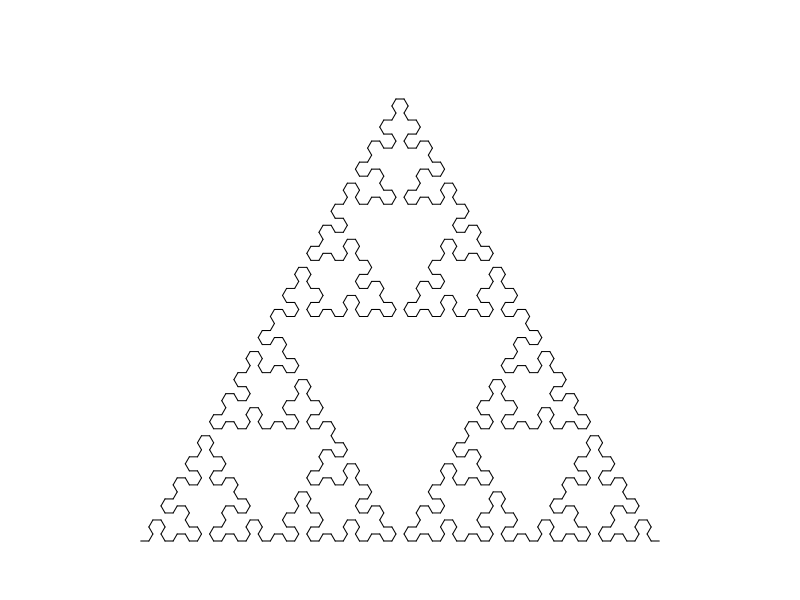
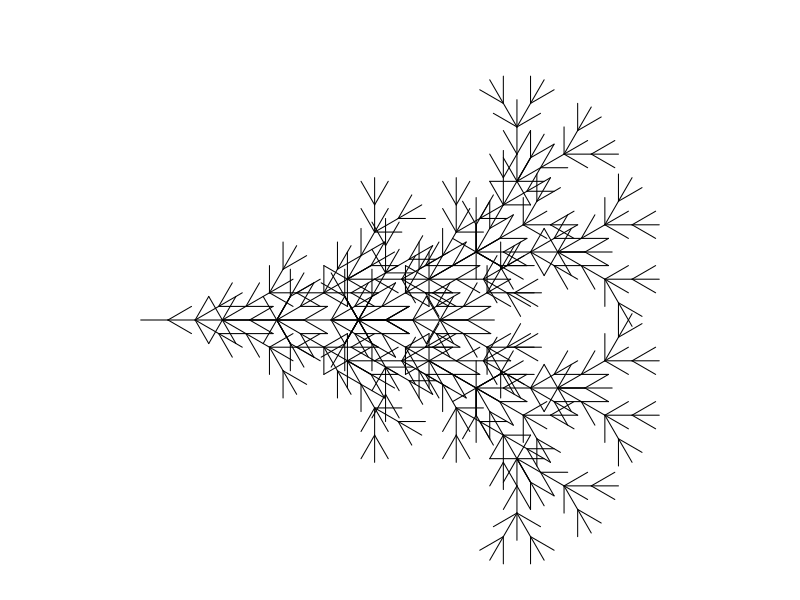
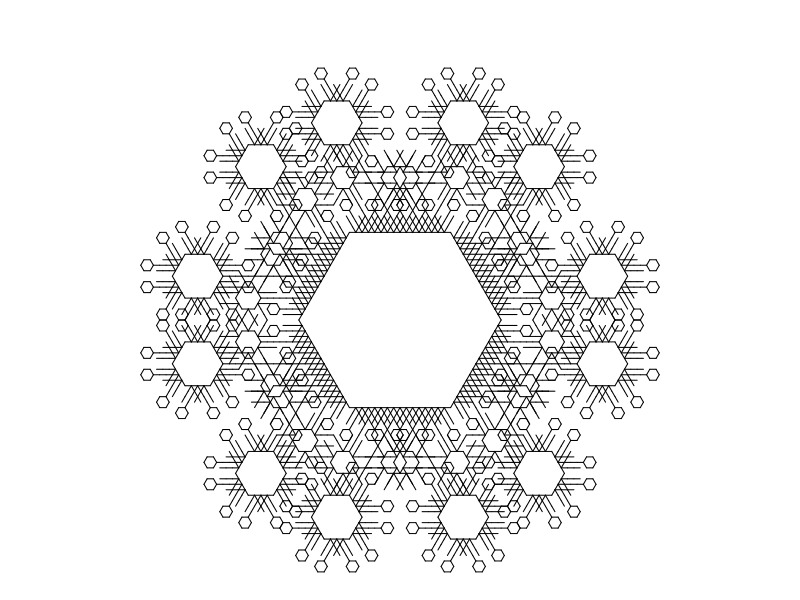
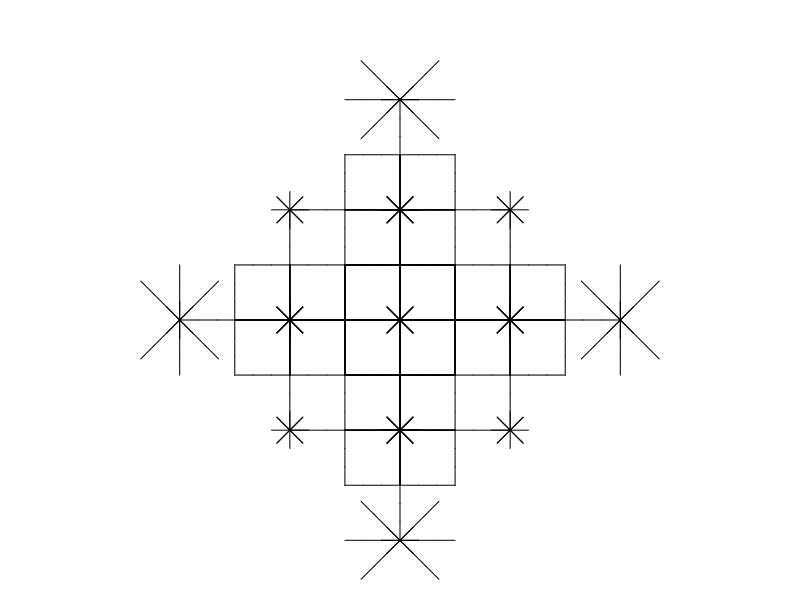
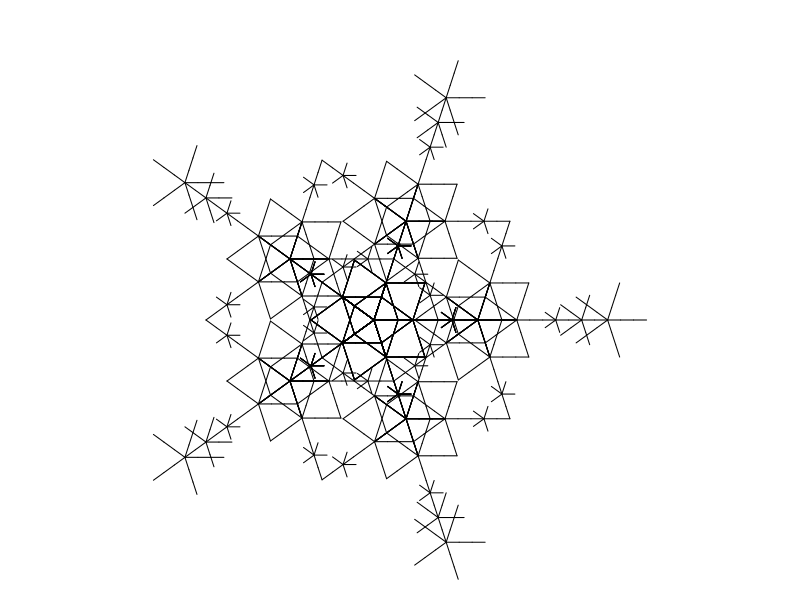
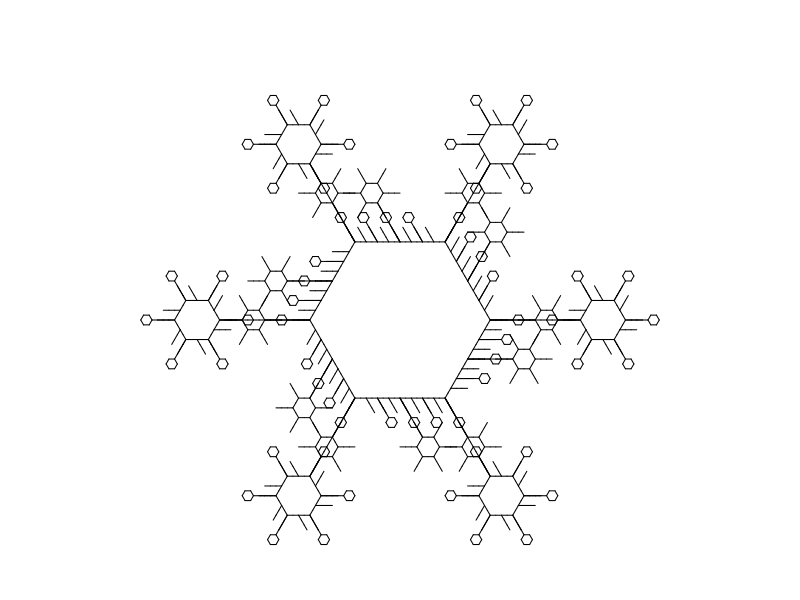
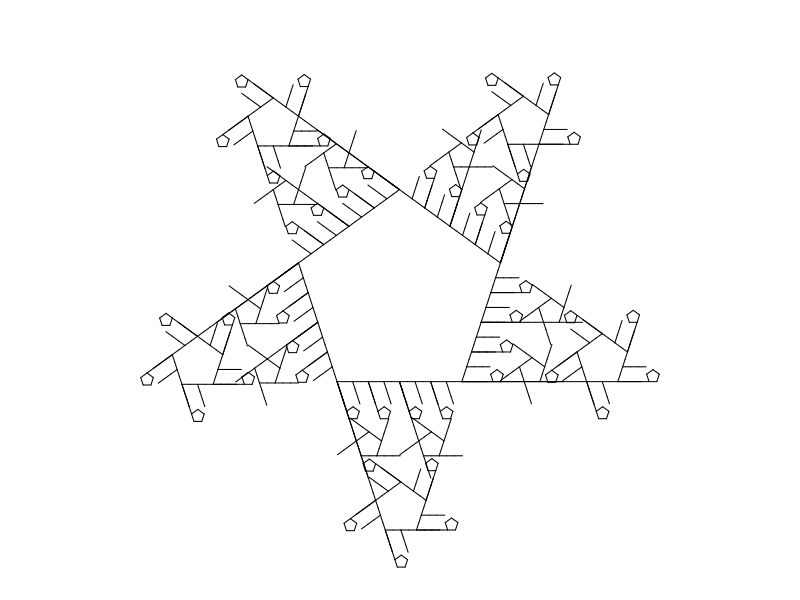
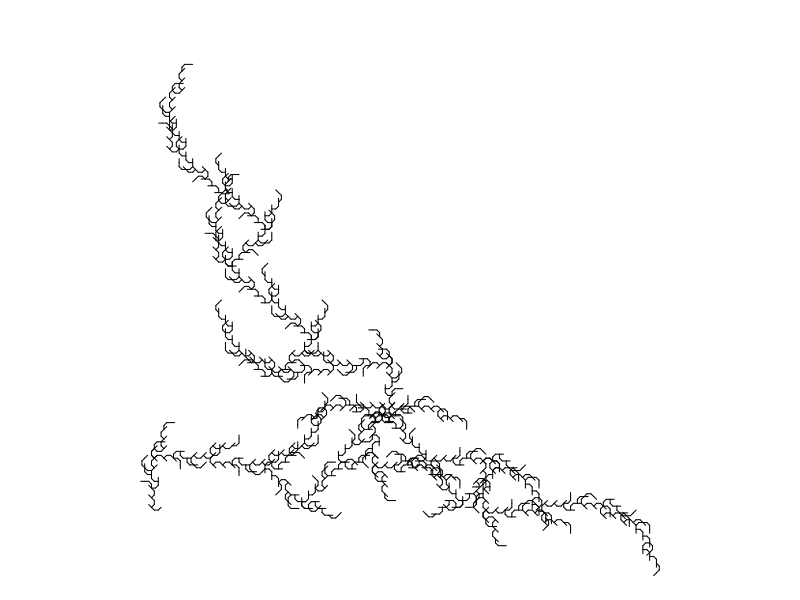

These figures' R source, in order:
## ---- chunk 1
g1 = list("A",
          list("A"="B-A-B",
               "B"="A+B+A"),
          6,
          60)
g2 = list("A",
          list("A"="A[+A][-A]B",
               "B"="[--B][++B]A"),
          5,
          30)
g3 = list("A",
          list("A"="-B+B+B+B+B+B",
               "B"="B[--CCA][-CCA]B",
               "C"="CC"),
          5,
          60)
g4 = list("A",
          list("A"="[----AAB][--AAB][++AAB]AAB",
               "B"="[-C][+C][--C][++C][---C][+++C]",
               "C"="CAB"),
          3,
          45)

g5 = list("A",
          list("A"="[-AAB][--AAB][+AAB][++AAB]AAB",
               "B"="[-C][+C][--C][++C]CA",
               "C"="CC"),
          3,
          72)

g6 = list("A",
          list("A"="-B+B+B+B+B+B",
               "B"="BB[-CCA]",
               "C"="CC"),
          5,
          60)

g7 = list("A",
          list("A"="B+B+B+B+B",
               "B"="[-CCA]BB",
               "C"="CC"),
          5,
          72)

g8 = list("A++++A",
          list("A"="+A-B-B[B]",
               "B"="-B+A+A[A]"),
          5,
          45)

g9 = list("A++A",
          list("A"="AB[-A][+A]",
               "B"="A"),
          6,
          90)

g10 = list("A+++A+++A+++A",
          list("A"="B--B",
               "B"="AA+++AA"),
          7,
          30)

g11 = list("A",
           list("A"="AB",
                "B"="A[++C][--C]",
                "C"="C[+C][-C]A"),
           7,
           45)

g12 = list("A",
           list("A"="X[-A][+A]AA",
                "X"="XX"),
           5,
           60)

g13 = list("A",
           list("A"="X[-A][+A]A",
                "X"="XX"),
           6,
           60)

g14 = list("A++++++.A",
           list("A"="B+B+B+B+B+B+B",
                "B"="B[-CCA][+CCA]",
                "C"="CC"),
           5,
           30)

g15 = list("A",
           list("A"="ABA",
                "B"="[-BAB][+BAB]"),
           6,
           90)

g16 = list("AA",
           list("A"="ABA",
                "B"="C[-BAB][+BAB]",
                "C"="CC"),
           5,
           90)

g17 = list("AA",
           list("A"="B-AA-B",
                "B"="A+B+A"),
                6,
                45)

g18 = list("AA",
           list("A"="B-AA-B",
                "B"="AB+B+A"),
                5,
                90)

g19 = list("AA",
           list("A"="B-AA-B",
                "B"="AB+B+AB"),
                5,
                90)

g20 = list("A++A++A++A",
           list("A"="B-CAC-B",
                "B"="AB-BA",
                "C"="CC"),
                5,
                135)

g21 = list("A.A",
           list("A"="BC",
                "B"="B[+C][-C]",
                "C"="CAD",
                "D"="DD[+D+D][-D-D]"),
                5,
                60)

g22 = list("A",
           list("A"="B-ABA-B",
                "B"="A+B+A"),
           6,
           72)

g23 = list("A",
           list("A"="B-ABA-B",
                "B"="A+B+A"),
           6,
           90)

g24 = list("A",
           list("A"="B-ABA-B",
                "B"="A+B+A"),
           6,
           120)

g25 = list("A",
           list("A"="B-ABA-B",
                "B"="A+B+A"),
           6,
           108)

g26 = list("A",
           list("A"="B-ABA-B",
                "B"="A+B+A"),
           4,
           135)

g27 = list("A++A++A++A",
           list("A"="B-ABA-B",
                "B"="A+BB+A"),
           4,
           135)

g28 = list("A",
           list("A"="A[+A][-A]B",
                "B"="A[--B][++B]B"),
           6,
           108)

g29 = list("A",
           list("A"="A[+A][-A]A[+B][-B]",
                "B"="A[--B][++B]B"),
           5,
           60)

g30 = list("A",
           list("A"="A[+A][-A]A[+B][-B]",
                "B"="A[--B][++B]B"),
           5,
           20)

g31 = list("A",
           list("A"="A[+A][-A]A[+B][-B]",
                "B"="A[----B][++++B]B"),
           5,
           45)

g32 = list("A",
           list("A"="A[++A][--A]A[+B][-B]",
                "B"="A[----B][++++B]B"),
           5,
           45)

g33 = list("A",
           list("A"="B++B++B++B++B",
                "B"="B[-CCC-CC-CCA][----CC-CCB]B",
                "C"="CC"),
           5,
           36)

g34 = list("A",
           list("A"="B++A++A++B",
                "B"="AB[A-CC-CC-CCA]BA",
                "C"="CC"),
           5,
           90)

g35 = list("A++++XA",
           list("A"="AA[-B][+B]B",
                "B"="[---ABC][+++ABC]",
                "C"="A[-CB][+CB]",
                "X"="XX"),
           5,
           45)

g36 = list("A+++XA",
           list("A"="AA[-B][+B]B",
                "B"="[--ABC][++ABC]",
                "C"="A[-CB][+CB]",
                "X"="XX"),
           5,
           60)

g37 = list("[A]+[A]+[A]+[A]+[A]+[A]",
           list("A"="AA[-B][+B]B",
                "B"="[-ABC][+ABC]",
                "C"="A[-CB][+CB]"),
           4,
           60)

g38 = list("[A]+[A]+[A]+[A]+[A]",
           list("A"="AA[-B][+B]B",
                "B"="[-ABC][+ABC]",
                "C"="A[-CB][+CB]"),
           4,
           72)

g39 = list("[A]+[A]+[A]+[A]",
           list("A"="AA[-B][+B]B",
                "B"="[-ABC][+ABC]",
                "C"="A[-CB][+CB]"),
           4,
           90)

g40 = list("[A]+[A]+[A]",
           list("A"="AA[-B][+B]B",
                "B"="[-ABC][+ABC]",
                "C"="A[-CB][+CB]"),
           4,
           120)

g41 = list("A",
           list("A"="C[+CA][CCCA][-CA]",
                "C"="CC"),
           6,
           45)

g42 = list("A",
           list("A"="C[+CA][CCCCB][-CA]",
                "B"="[++A][--A]",
                "C"="CC"),
           6,
           45)

g43 = list("[A]--[A]--[A]--[A]",
           list("A"="C[+CB][CCA][-CB]",
                "B"="CCC[+++A][---A]",
                "C"="CA"),
           4,
           45)

g44 = list("A",
           list("A"="A[-DB][+DB]C",
                "B"="DC[++DA][--DA]B",
                "C"="[+++D][---D]A",
                "D"="DD"),
           6,
           40)

g45 = list("[A]+++[A]+++[A]",
           list("A"="A[---XB][-XB][+XB][+++XB]",
                "B"="XB[++XA][--XA]XA",
                "X"="XX"),
           4,
           40)

g46 = list("[A]+++[A]+++[A]",
           list("A"="A[---XB][-XB][+XB][+++XB]",
                "B"="XB[++XA][--XA]A",
                "X"="XX"),
           4,
           40)

g47 = list("A",
           list("A"="[---B][-B][+B][+++B]",
                "B"="BD[++DA][--DA]B",
                "D"="DD"),
           5,
           45)

g48 = list("A------A",
           list("A"="[---B][-B][+B][+++B]",
                "B"="BD[++DA][--DA]B",
                "D"="DD"),
           5,
           30)

g49 = list("A+A++++++A+A",
           list("A"="[---B][-B][+B][+++B]",
                "B"="BD[++DA][--DA]B",
                "D"="DD"),
           4,
           30)

g50 = list("A--A--A",
           list("A"="A[-A]A"),
           6,
           60)

g51 = list("B---A",
           list("A"="A[-AB]A",
                "B"="B[+BA]B"),
           5,
           60)

g52 = list("[A][B]",
           list("A"="[-XBA]A",
                "B"="[+XAB]B",
                "X"="XX"),
           6,
           30)

g53 = list("[A][B]",
           list("A"="C[-A-B]A",
                "B"="C[+B+A]B",
                "C"="CC"),
           5,
           30)

g54 = list("[+A][-B]",
           list("A"="[-CA-CB]A",
                "B"="[+CB+CA]B",
                "C"="CC"),
           7,
           30)

g55 = list("[+A][-B]",
           list("A"="[-CA-CB]A",
                "B"="[+CB+CA]B",
                "C"="CC"),
           6,
           90)

g56 = list("[+A][-B]",
           list("A"="[-CA-CB]A",
                "B"="[+CB+CA]B",
                "C"="CC"),
           6,
           120)

g57 = list("[+A][-B]",
           list("A"="[-CA-CB]A",
                "B"="[+CB+CA]B",
                "C"="CC"),
           6,
           150)

g58 = list("[+A][-B]",
           list("A"="[-CA-CB]CA",
                "B"="[+CB+CA]CB",
                "C"="CC"),
           6,
           150)

g59 = list("A",
           list("A"="XXX-B+BB+BB+BB+B",
                "X"="XX",
                "B"="B[-XXA]B"),
           4,
           90)

g60 = list("A",
           list("A"="XX[BBB+BB+B]A",
                "X"="XX",
                "B"="B[-XA][+XA]B"),
           4,
           30)

g61 = list("A",
           list("A"="XX[B+BB+BB+BB+B]",
                "X"="XX",
                "B"="BA"),
           6,
           90)

g62 = list("A",
           list("A"="XXX[B+BB+BB+B]",
                "X"="XX",
                "B"="BA"),
           6,
           120)

g63 = list("A",
           list("A"="X[-B+BB+BB+BB+BB+BB+B]",
                "X"="XX",
                "B"="X[+A-AA-AA-AA-AA-AA-A]"),
           3,
           10)

g64 = list("A",
           list("A"="B[-A][+A]",
                "B"="[DA][--DA][++DA]",
                "D"="DD"),
           7,
           60)

g65 = list("X",
           list("F"="FF",
                "X"="F[+XXF+F][-XXF-F]FXX"),
           4,
           30)

g66 = list("X",
           list("F"="FF",
                "X"="FF[+XFF+XF][-XFF-XF]FXX"),
           4,
           30)

g67 = list("X",
           list("F"="FF",
                "X"="FF[+XFFX+XF][-XFFX-XF]FXXFX"),
           3,
           30)

g68 = list("A",
           list("A"="AA[-B][+B]B",
                "B"="B[-ABC][+ABC]",
                "C"="C[-CBA][+CBA]"),
           4,
           60)

g69 = list("A",
           list("A"="A[-BC][+BC]BC",
                "B"="BB[-ABC][+ABC]",
                "C"="CCC[-CBA][+CBA]"),
           4,
           60)

g70 = list("GA",
           list("A"="[---BC][+++BC]",
                "B"="F[--AC][++AC]",
                "C"="FF[-BA][+BA]",
                "F"="FF",
                "G"="F"),
           5,
           15)

g71 = list("GA",
           list("A"="[---BC][+++BC]",
                "B"="[--AC][++AC]",
                "C"="FF[-BA][+BA]",
                "F"="FF",
                "G"="F"),
           5,
           15)

g72 = list("[A]------------[A]",
           list("A"="[---BC][+++BC]",
                "B"="[--AC][++AC]",
                "C"="F[-BA][+BA]",
                "F"="FF"),
           5,
           15)

g73 = list("C",
           list("A"="F[---BC][+++BC]",
                "B"="F[-CA][+CA]",
                "C"="[-AB][+AB]",
                "F"="FF"),
           6,
           15)

g74 = list("A",
           list("A"="ADB",
                "B"="[-CA][+CA]",
                "C"="[+C[-A][+A]][-C[-A][+A]]",
                "D"="E",
                "E"="AA"),
           7,
           30)

g75 = list("ABA",
           list("A"="+B--A--B+",
                "B"="-A+BCB+A-",
                "C"="CC"),
           7,
           45)

g76 = list("AAAAA",
           list("A"="B--A--B",
                "B"="A+BCB+A",
                "C"="CC"),
           5,
           72)

g77 = list("ABA",
           list("A"="A+AA+B+AA+A",
                "B"="B-B-A-B-B"),
           4,
           22)

g78 = list("A+A+A+A",
           list("A"="C[++CB][--CB]",
                "B"="C-BAB+C",
                "C"="CAB"),
           6,
           90)

g79 = list("AAAAA",
           list("A"="A+B+A",
                "B"="CC-[+CA][-CA]-B",
                "C"="CC"),
           6,
           108)

g80 = list("AA",
           list("A"="A++B-C-B++A",
                "B"="B--A+C+A--B",
                "C"="CC"),
           6,
           45)

g81 = list("AAAA",
           list("A"="A++B-C-B++A",
                "B"="B--A+C+A--B",
                "C"="CCC"),
           5,
           45)

g82 = list("-A++A",
           list("A"="A++B-C-B++A",
                "B"="B--A+C+A--B",
                "C"="CCC"),
           5,
           45)

g83 = list("-A",
           list("A"="A++B-C-B++A",
                "B"="B--A+C+A--B",
                "C"="CCC"),
           5,
           45)


g84 = list("AAA",
           list("A"="A++B-C-B++A",
                "B"="B--A+C+A--B",
                "C"="CC"),
           6,
           60)

g85 = list("A",
           list("A"="+B-AA-B+",
                "B"="-A+BB+A-"),
           3,
           108)

g86 = list("A",
           list("A"="+B-ACA-ACA-B+",
                "B"="-A+BCB+BCB+A-",
                "C"="CCC"),
           5,
           135)

g87 = list("A",
           list("A"="+B-AA-B+",
                "B"="-A+BB+A-"),
           3,
           108)

g88 = list("A",
           list("A"="+B-AA-AA-B+",
                "B"="-A+BB+BB+A-"),
           5,
           30)

g89 = list("A",
           list("A"="+B-ACA-ACA-B+",
                "B"="-A+BCB+BCB+A-",
                "C"="CCC"),
           5,
           60)

g90 = list("A",
           list("A"="+B-ACA-ACA-B+",
                "B"="-A+BCB+BCB+A-",
                "C"="CCC"),
           5,
           108)

g91 = list("-A",
           list("A"="+B-AA-B+",
                "B"="-A+BB+A-"),
           5,
           90)

g92 = list("A",
           list("A"="+B-AAA-B+",
                "B"="-A+BBB+A-"),
           5,
           120)

g93 = list("AA",
           list("A"="+B-AAA-B+",
                "B"="-A+BBB+A-"),
           5,
           108)

g94 = list("AA",
           list("A"="+B-ABA-B+",
                "B"="-A+BAB+A-"),
           5,
           108)

g95 = list("A",
           list("A"="+BB-ABA-BB+",
                "B"="-AA+BAB+AA-"),
           5,
           90)

g96 = list("A",
           list("A"="+BA-ABA-AB+",
                "B"="-AB+BAB+BA-"),
           5,
           90)

g97 = list("A",
           list("A"="+BA-A--B--A-AB+",
                "B"="-AB+B++A++B+BA-"),
           5,
           60)

g98 = list("A",
           list("A"="+BA-A--A--A-AB+",
                "B"="-AB+B++B++B+BA-"),
           5,
           120)

g99 = list("A",
           list("A"="+BA-B--A--B-AB+",
                "B"="-AB+A++B++A+BA-"),
           5,
           72)

g99 = list("A",
           list("A"="+AA-B--A--B-AA+",
                "B"="-BB+A++B++A+BB-"),
           5,
           120)

g100= list("A",
           list("A"="+BA--AA--AB+",
                "B"="-AB++BB++BA-"),
           5,
           30)

g101= list("A",
           list("A"="+++BA----ABA----AB+++",
                "B"="---AB++++BAB++++BA---"),
           5,
           45)

g102= list("A",
           list("A"="+++BA----ABA----AB+++",
                "B"="---AB++++BAB++++BA---"),
           4,
           50)

g103= list("A",
           list("A"="+++BA----ABA----AB+++",
                "B"="---AB++++BAB++++BA---"),
           5,
           50)

g104= list("A",
           list("A"="CAA[--CAB][++CAB]",
                "B"="C[-CC-CA][+CC+CA]",
                "C"="CC"),
           5,
           100)

g105= list("A",
           list("A"="CAA[--CAB][++CAB]",
                "B"="C[-CC-CA][+CC+CA]",
                "C"="CC"),
           5,
           90)

goodies = list(g1,g2,g3,g4,g5,g6,g7,g8,g9,g10,g11,g12,g13,g14,g15,g16,g17,g18,g19,g20,g21,g22,g23,g24,g25,g26,g27,g28,g29,g30,g31,g32,g33,g34,g35,g36,g37,g38,g39,g40,g41,g42,g43,g44,g45,g46,g47,g48,g49,g50,g51,g52,g53,g54,g55,g56,g57,g58,g59,g60,g61,g62,g63,g64,g65,g66,g67,g68,g69,g70,g71,g72,g73,g74,g75,g76,g77,g78,g79,g80,g81,g82,g83,g84,g85,g86,g87,g88,g89,g90,g91,g92,g93,g94,g95,g96,g97,g98,g99,g100,g101,g102,g103,g104,g105)


getstr = function(start,rules,n){
    st = start
    for(jj in 1:n){
        st2 = ""
        for(i in 1:nchar(st)){
            ch = substr(st,i,i)
            if(!is.null(rules[[ch]])){
                st2 = paste0(st2,rules[[ch]],collapse="")
            } else {
                st2 = paste0(st2,ch,collapse="")
            }
        }
        st = st2
    }
    return(st)
}
getxyc = function(string="AA+AA+AA+A+A",angle=pi/2,angle_initial=pi/2,col="blue"){
    switch = 1
    d = angle_initial
    x = 0
    y = 0
    xl = c(x)
    yl = c(y)
    cols = numeric()
    dsave = numeric()
    xsave = numeric()
    ysave = numeric()
    for(i in 1:nchar(string)){
        ch = substr(string,i,i)
        cn = as.integer(charToRaw(ch))
        if(cn>=as.integer(charToRaw("A")) && cn<=as.integer(charToRaw("L"))){
            cols = c(cols,col)
            x = x+cos(d)
            y = y+sin(d)
            xl = c(xl,x)
            yl = c(yl,y)
        }
        if(cn>=as.integer(charToRaw("M")) && cn<=as.integer(charToRaw("Z"))){
            cols = c(cols,"NA")
            x = x+cos(d)
            y = y+sin(d)
            xl = c(xl,x)
            yl = c(yl,y)
        }
        if(cn==as.integer(charToRaw("["))){
            dsave = c(dsave,d)
            xsave = c(xsave,x)
            ysave = c(ysave,y)
        }
        if(cn==as.integer(charToRaw("]"))){
            cols = c(cols,"NA")
            x = xsave[length(xsave)]
            y = ysave[length(ysave)]
            d = dsave[length(dsave)]
            if(length(xsave)>1){
                xsave = xsave[1:(length(xsave)-1)]
                ysave = ysave[1:(length(ysave)-1)]
                dsave = dsave[1:(length(dsave)-1)]
            } else {
                xsave = numeric()
                ysave = numeric()
                dsave = numeric()
            }
            xl = c(xl,x)
            yl = c(yl,y)
        }
        if(cn==as.integer(charToRaw("-"))){
            d = d-angle*switch
        }
        if(cn==as.integer(charToRaw("+"))){
            d = d+angle*switch
        }
        if(cn==as.integer(charToRaw("."))){
            switch = switch*(-1)
        }
    }
    xwid = max(xl)-min(xl)
    ywid = max(yl)-min(yl)
    xmid = (max(xl)+min(xl))/2
    ymid = (max(yl)+min(yl))/2
    wid = max(c(xwid,ywid))
    x2 = (xl-xmid)/wid*2
    y2 = (yl-ymid)/wid*2
    return(list(x2,y2,cols))
}
makeplot = function(xyc,lwd=1){
    x = xyc[[1]]
    y = xyc[[2]]
    c = xyc[[3]]
    plot(0,0,"n",xlim=c(-1,1),ylim=c(-1,1),axes=F,ann=F)
    for(i in 2:length(x)){
        lines(c(x[i-1],x[i]),c(y[i-1],y[i]),col=c[i-1],lwd=lwd)
    }
}

showrules = function(g){
    rules = g[[2]]
    pr = paste0(names(rules)," > ",rules,collapse="\n")
    return(pr)
}
## ---- chunk 2
ncol = floor(sqrt(length(goodies)))
line_color = "black"
nrow = (length(goodies) %/% ncol)+1
par(mar=c(0,1,2,1),pty="s")
for(i in 1:length(goodies)){
    cat("## Example ")
    cat(i)
    cat("\n\n")
    g99 = goodies[[i]]
    s = getstr(g99[[1]],g99[[2]],g99[[3]])
    angle = g99[[4]]
    xyc = getxyc(s,angle/180*pi,angle_initial=0/180*pi,col=line_color)
    makeplot(xyc,lwd=1)
    # mtext(i,3)
    cat("\n\nStart: `")
    cat(g99[[1]])
    cat("`\n\nRules:\n```\n")
    cat(showrules(g99))
    cat("\n```\n\nRecursions: ")
    cat(g99[[3]])
    cat("\n\nAngle: ")
    cat(g99[[4]])
    cat("°\n\n")
}
